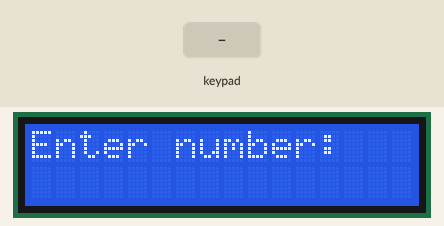
Recording of a sketch running on a simulated Arduino Uno, built with avr-gcc and run on an emulated ATmega328P. Shown: 16×2 character LCD. Inputs (shaded band) come from the test bench.

Above: at 2.7 s.
2.8 s: keypad keys 7 + 5 = pressed 0.4 s apart
At 5.4 s:
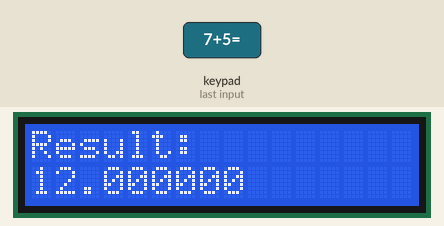
5.9 s: key 'C' pressed
At 6.7 s:
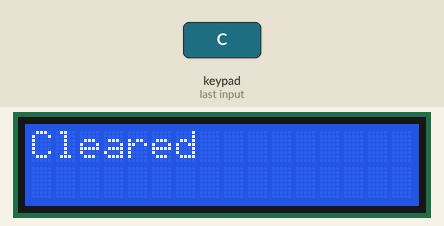
8.4 s: keypad keys 1 2 * pressed 0.4 s apart
At 9.5 s:
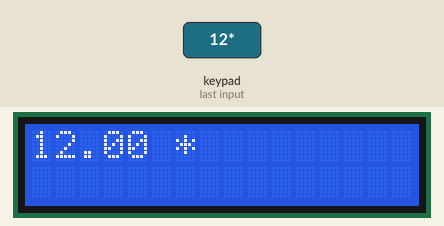
11.1 s: key '2' pressed
At 11.8 s:
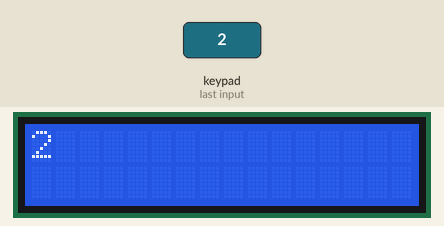
Timing chart, 0 to 13.6 s (numbered marks = the images above; inputs shaded):
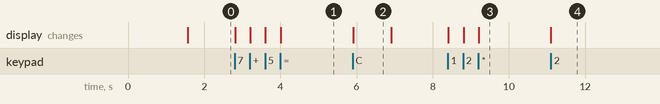

The sketch:

overiding-method-annaarduino.ino
```cpp
#include <Keypad.h>
#include <LiquidCrystal.h>

// LCD pins (change according to your wiring)
LiquidCrystal lcd(8, 9, 4, 5, 6, 7); // RS, E, D4, D5, D6, D7

// Keypad setup
const byte ROWS = 4;
const byte COLS = 4;

// Define the keymap (common calculator layout)
char keys[ROWS][COLS] = {
  {'1', '2', '3', '+'},
  {'4', '5', '6', '-'},
  {'7', '8', '9', '*'},
  {'C', '0', '=', '/'}
};

byte rowPins[ROWS] = {A0, A1, A2, A3}; // Connect to row pins of the keypad
byte colPins[COLS] = {A4, A5, 2, 3};   // Connect to column pins of the keypad

Keypad keypad = Keypad(makeKeymap(keys), rowPins, colPins, ROWS, COLS);

String currentInput = "";    // To store input digits/operators
double operand1 = 0, operand2 = 0;
char operation = 0;
bool waitingForSecondOperand = false;

void setup() {
  lcd.begin(16, 2);
  lcd.print("Arduino Calc");
  delay(1500);
  lcd.clear();
  lcd.print("Enter number:");
}

void loop() {
  char key = keypad.getKey();

  if (key != NO_KEY) {
    if (key >= '0' && key <= '9') {
      // If we already have an operation and waiting second operand, append to currentInput
      currentInput += key;
      lcd.clear();
      lcd.print(currentInput);
    }
    else if (key == '+' || key == '-' || key == '*' || key == '/') {
      if (!waitingForSecondOperand && currentInput.length() > 0) {
        operand1 = currentInput.toDouble();
        operation = key;
        waitingForSecondOperand = true;
        currentInput = "";  // Clear input for second operand
        lcd.clear();
        lcd.print(operand1);
        lcd.print(" ");
        lcd.print(operation);
      }
    }
    else if (key == '=') {
      if (waitingForSecondOperand && currentInput.length() > 0) {
        operand2 = currentInput.toDouble();
        double result = calculate(operand1, operand2, operation);
        lcd.clear();
        lcd.print("Result:");
        lcd.setCursor(0, 1);
        lcd.print(result, 6);  // Display result with 6 decimal places
        // Reset for next calculation
        currentInput = "";
        waitingForSecondOperand = false;
        operation = 0;
        operand1 = result;  // Optionally keep result as new operand1 for chaining
      }
    }
    else if (key == 'C') {
      clearCalculator();
    }
  }
}

double calculate(double a, double b, char op) {
  switch (op) {
    case '+': return a + b;
    case '-': return a - b;
    case '*': return a * b;
    case '/': return (b != 0) ? a / b : 0;  // simple divide by zero handling
    default: return 0;
  }
}

void clearCalculator() {
  currentInput = "";
  operand1 = 0;
  operand2 = 0;
  operation = 0;
  waitingForSecondOperand = false;
  lcd.clear();
  lcd.print("Cleared");
  delay(1000);
  lcd.clear();
  lcd.print("Enter number:");
}
```

Measured:
- after the input at 2.8 s, the display: first changes at once (image 1 shows a later state)
- after the input at 5.9 s, the display: changes at once (image 2)
- after the input at 8.4 s, the display: first changes at once (image 3 shows a later state)
- after the input at 11.1 s, the display: changes at once (image 4)
- what the display in image 2 shows lasts 1.0 s, from 5.9 s to 6.9 s
